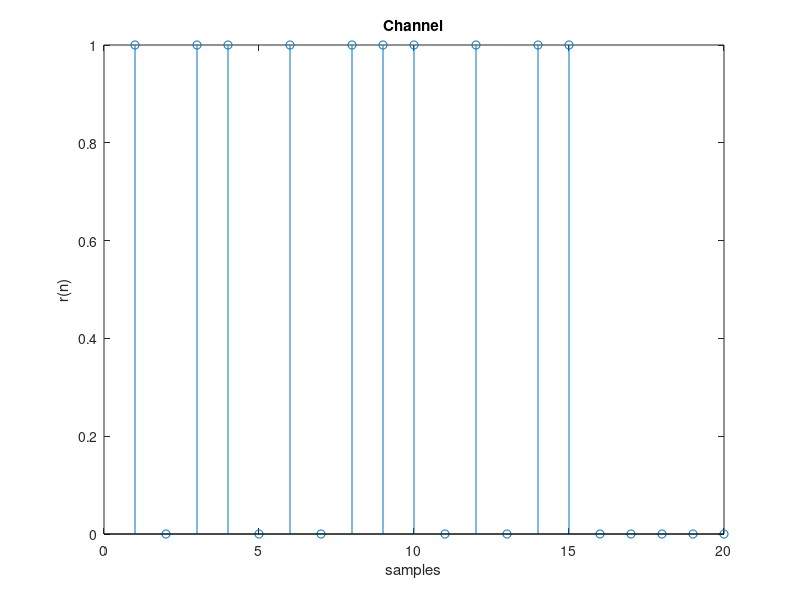

Source code (MATLAB):
close all;
clc; clearvars; 
disp('OFDM example')
%% User parameters
numSymbol = 20;
fc0 = 440;
fc1 = 4*fc0;
fs = 4*fc1;

%% FEC Parameters
enable_FEC = false;

trellis = poly2trellis(3, [5 7]);
parity_ratio = 2;

%% MLS Parameters
enable_MLS = false;
k = 8;
sync_bits = 2^k-1;

%% TEST channel delays
% ch_delay1 = 100*round(numSymbol*rand(1)); % random spacing
% ch_delay2 = 100*round(numSymbol*rand(1));

%% Time vector
timestep = 1/fs;
T = 1/fc0;

frame_size = numSymbol;
if enable_FEC
    frame_size = frame_size * parity_ratio;
end
if enable_MLS
    frame_size = frame_size + sync_bits;
end

% MLS + FEC + Channel delays
% tmax = (ch_delay1 + sync_bits + parity_ratio * numSymbol + ch_delay2) * T;
% MLS + FEC
tmax = frame_size * T;
% FEC
% tmax = (parity_ratio * numSymbol) * T;

t = 0:timestep:tmax-timestep;

%% TX
a = randsrc(1, numSymbol, [0 1]);

%% TX FEC
if enable_FEC
    a_enc = convenc(a, trellis);
else
    a_enc = a;
end

%% TX MLS
if enable_MLS
    sync_vec = double(mls(k, 1) > 0);
    a_sync = [sync_vec a_enc]; % concatenate
else
    a_sync = a_enc;
end

%% TX FSK-2
% h0 = sin(2*pi*fc0*t); % bit 0
% h1 = sin(2*pi*fc1*t); % bit 1
% w = heaviside(t) - heaviside(t - T); % window function
% m = upsample(a_sync, T*fs);
% am = conv(m, w);
% % plot(am(1:length(t)))
% s = am(1:length(h1)) .* h1 ...
%     + (1 - am(1:length(h0))) .* h0;
% % plot(t, s)
% % sound(s, fs)
%% TX BPSK
s = a_sync;

%% Channel 
r = s;
% r = [zeros(1, ch_delay1) s ];
% r = [zeros(1, ch_delay1) s zeros(1, ch_delay2)];

len_r = length(r);
% frame_size_rx = len_r/(fs*T);
tmax_rx = len_r/fs;
t_rx = 0 : timestep : tmax_rx - timestep;

figure()
stem(r)
% plot(t_rx, r)
title('Channel')
ylabel('r(n)')
xlabel('samples')
% ylabel('r(t)')
% xlabel('time')

%% RX FSK-2
% zci = @(v) find(v(:).*circshift(v(:), [-1 0]) <= 0);
% zx = zci(r);
% if (true)
%     figure()
%     plot(t_rx, r, '-r')
%     hold on
%     plot(t_rx(zx), r(zx), 'bp')
%     hold off
%     grid
%     legend('Signal', 'Approximate Zero-Crossings')
% end
% c = zeros(1, len_r);
% for i = 1 : len_r
%     count = numel(find(t_rx(zx) > (i-1)*T & t_rx(zx) <= i*T));
%     c(i) = count;
%     if c(i) > 10
%         c(i) = 0;
%     end
% end
% % plot(t(1:frame_size), c(1:frame_size))
% plot(t_rx, c)
% xlim([0 frame_size/fs])
% title('Zero-crossings counter per Period')
% ylabel('counts / period')
% 
% y_sync = double(c >= 5);
% figure()
% stem(y_sync)

%% RX BPSK
y_sync = r;

%% RX removing MLS
if enable_MLS
    sync_vec2 = double(mls(k, 1) > 0);
    self_corr = xcorr(y_sync, sync_vec2);
    figure()
    % plot(self_corr(length(y_sync): length(y_sync) + frame_size));
    plot(self_corr);
    xlim([length(y_sync)-length(sync_vec) length(y_sync)+frame_size])
    title('Cross correlation')
    ylabel('R')
    xlabel('sample')

    max_peak_pos = max(self_corr);
    if(length(max_peak_pos) ~= 1)
        warning('max_peak_pos = ')
        disp(max_peak_pos)
    end
    start_frame = find(self_corr(length(y_sync): end) == max_peak_pos) + sync_bits;
    if(isempty(start_frame) || (length(start_frame) > 1))
        warning('start_frame =')
        disp(start_frame)

        if isempty(start_frame)
            start_frame = 1;
        end
        if (length(start_frame) > 1)
            start_frame = start_frame(1);
        end
    end
    end_frame = (start_frame-1) + (frame_size - sync_bits);
    y_enc = y_sync(start_frame : end_frame);
else
    y_enc = y_sync(1:frame_size);
end
%% Decode FEC
if enable_FEC
    y = vitdec(y_enc, trellis, 20,  'trunc', 'hard');
else
    y = y_enc;
end
%% RX BER
err = sum(a ~= y);
if (err >0 )
    error([num2str(err) ' errors'])
else
    disp('no errors')
end

